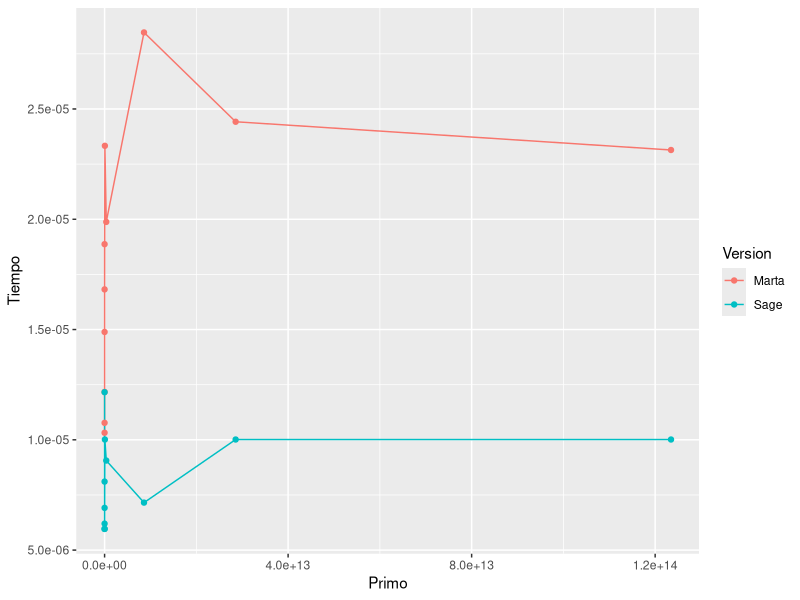
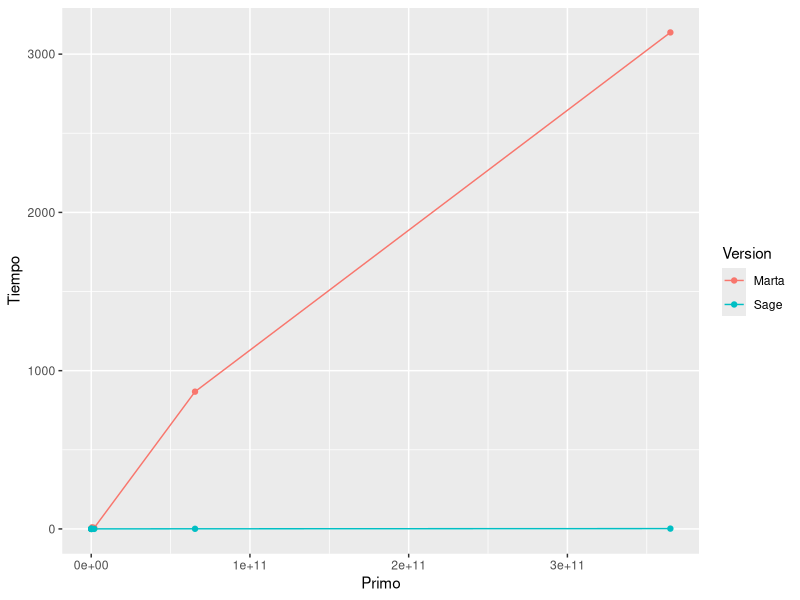
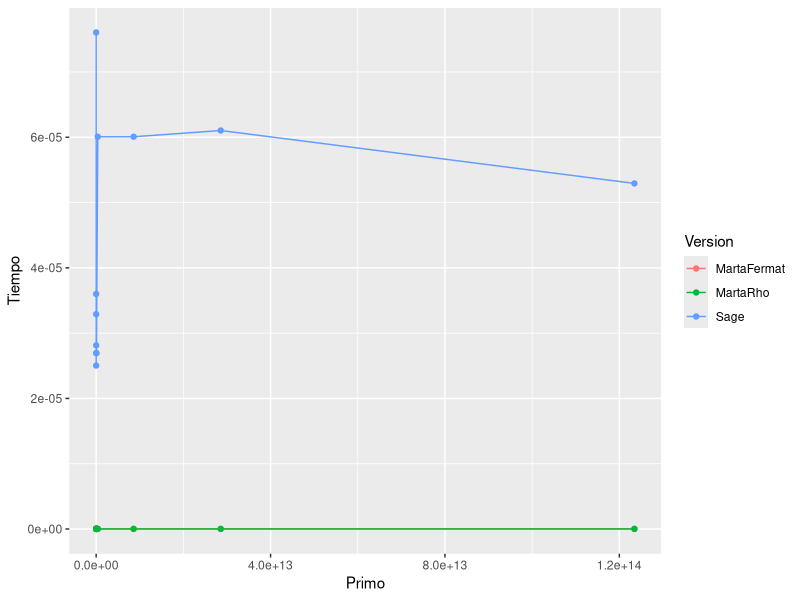

R code for these plots, in order:
representa_datos <- function(datos, filename) {
    library(ggplot2)
    library(reshape2)
    d_dat <- melt(datos, id.vars="Primo")
    names(d_dat) <- c("Primo", "Version", "Tiempo")
    ggplot(d_dat, aes(x=Primo,y=Tiempo,color=Version)) + geom_line() + geom_point()
    ggsave(paste(filename, ".png", sep=""))
}

miller_rabin <- read.csv("miller_rabin.csv")
shanks <- read.csv("baby_s_giant_s.csv")
factorizar <- read.csv("factorizar.csv")

representa_datos(datos=miller_rabin, filename="miller_rabin")
representa_datos(datos=shanks, filename="shanks")
representa_datos(datos=factorizar, filename="factorizar")
